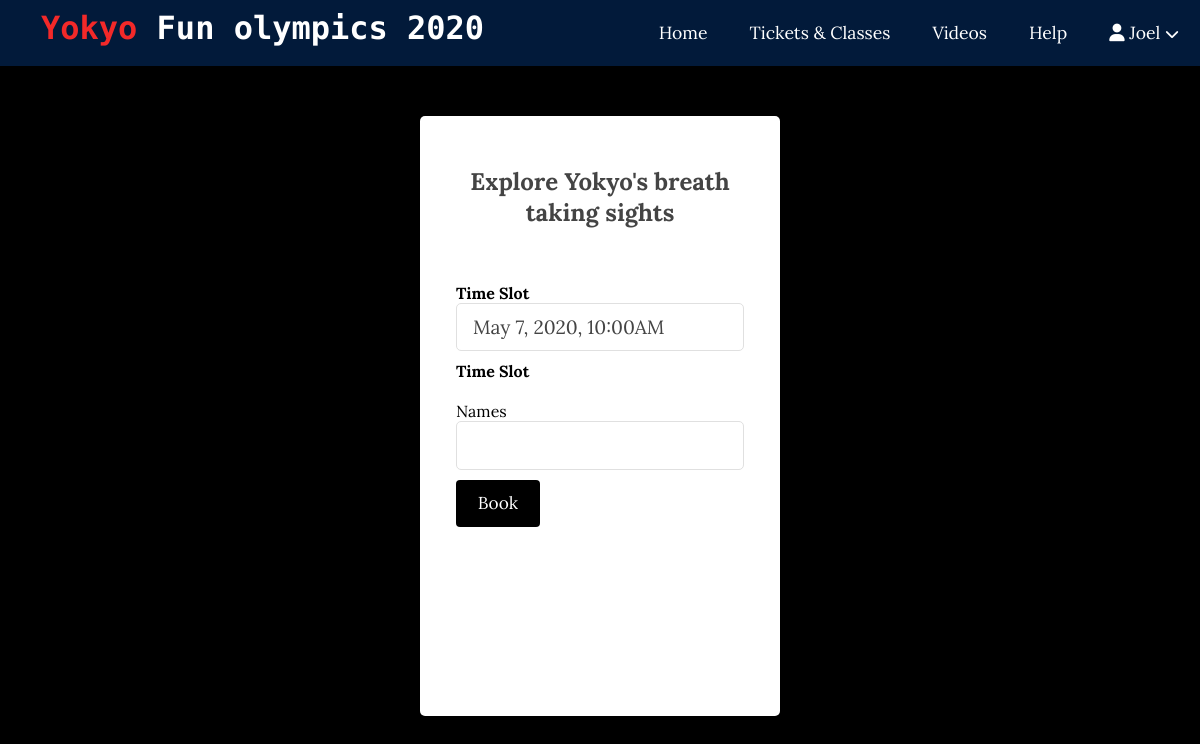
/admin/Booking/receivesBookings.php?id=4 (signed in), run on the app's committed database.
### tables this page shows
CREATE TABLE `activities` (
  `id` int(11) NOT NULL,
  `user_id` int(11) NOT NULL,
  `topic_id` int(11) DEFAULT NULL,
  `title` varchar(255) NOT NULL,
  `image` varchar(255) NOT NULL,
  `body` text NOT NULL,
  `slot` datetime DEFAULT NULL,
  `published` tinyint(4) NOT NULL,
  `created_at` datetime NOT NULL DEFAULT current_timestamp()
);

### app/database/db.php (called while the page is built, shortened)
<?php
 require('connect.php');
 function executeQuery($sql, $data)
 {
global $conn;
$stmt = $conn->prepare($sql);
$values = array_values($data);
$types = str_repeat('s', count($values));
$stmt->bind_param($types, ...$values);
$stmt->execute();
return $stmt;
 }
function selectOne($table, $conditions)
{
    $sql = "SELECT * FROM $table ";
    $i = 0;
    foreach ($conditions as $key => $value){
        if ($i === 0) {
             $sql = $sql . " WHERE $key=?";
        } else {
            $sql = $sql . " AND $key=?";
        }
        $i++;
    }
    $sql = $sql ." LIMIT 1";
    $stmt = executeQuery($sql, $conditions);
    $records = $stmt->get_result()->fetch_assoc();
   return $records;
}

### app/controllers/activities.php (called while the page is built, shortened)
<?php
include(ROOT_PATH . "/app/database/db.php");
$table = 'activities';
if(isset($_GET['id'])){
    $activity = selectOne($table, ['id' => $_GET['id']]);
    $title = $activity['title'];
}

### admin/Booking/receivesBookings.php (the view, shortened to what this page needs)
<?php
 include(ROOT_PATH . "/app/controllers/activities.php");
?>
<!DOCTYPE html>
<html lang="en">
<head>
<link rel="stylesheet" href="../../assets/css/style.css">
   <link rel="stylesheet" href="../../assets/css/admin.css">
</head>
<body style="background-color:black">
<?php include(ROOT_PATH . "/app/includes/Header.php"); ?>
    <div class="admin-wrapper">
<div  class="auth-content">
    <div class="content">
        <h2 class="form-title"><b> <label> <b> <?php echo $title?> </b></label><br></b></h2>
  <form action="../../app/controllers/bookings.php" method="post" >
      <div>
</div>
<div>
<label> <b> Time Slot</b> </label>
          <input type="text" value= "<?php echo date ('F j, Y, G:iA', strtotime($activity['slot'])); ?>" name="slot" class="text-input">
</div>
<label> <b> Time Slot</b> </label>
<br>
<div>
          <div>
<label>Names</labe>
<input type="text"  name="name" class="text-input">
</div>
<div>
    <button type="submit" name="book-activity" class="btn btn-big">Book </button>
</div>
</form>
    </div>
</div>
</div>
</html>

### assets/css/style.css (style rules this page uses)
* { box-sizing: border-box }
body { padding: 0px; margin: 0px; background:#f6f6f6; font-family: 'lora', serif; }
h1, h2, h3, h4, h5, h6 { font-family:'lora', serif; color: #444; margin: 5px; }
.btn { padding: .5rem 1rem; background:black; color: white; border: 1px solid transparent; border-radius: .25rem; font-size: 1.08em; font-family:'lora', serif; }
.btn-big { padding: .7em 1.3rem; line-height: 1.3rem; }
.text-input { padding: .7rem 1rem; display: block; width: 100%; border-radius: 5px; border: 1px solid #e0e0e0; outline: none; color: #444; line-height: 1.5rem; font-size: 1.2em; font-family: 'lora', serif; }
.content { width: 90%; margin: 30px auto 30px; }
.auth-content { width: 30%; margin: 50px auto; padding: 20px; background: white; border-radius: 5px; }
.auth-content .form-title { text-align: center; }
.auth-content form div { margin-bottom: 10px; }

### assets/css/admin.css (style rules this page uses)
.admin-wrapper { display: flex; height: 700px; }
form div { margin-bottom: 15px; }

### data on the page
activities: title "Explore Yokyo's breath taking sights", slot "May 7, 2020, 10:00AM"

### other printed values
$_SESSION['username'] "Joel"
